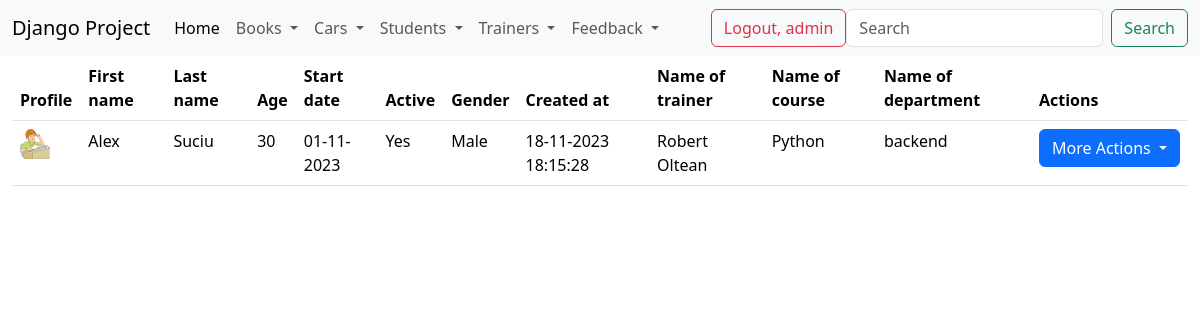
The page /list_of_students/ (signed in) on the database its author committed.
### student/models.py (models this page shows, shortened)
class Student(models.Model):
    gender_options = (
        ('male', 'Male'),
        ('female', 'Female')
    )
    first_name = models.CharField(max_length=30)
    last_name = models.CharField(max_length=30)
    age = models.IntegerField()
    email = models.EmailField(max_length=50)
    description = models.TextField(max_length=500)
    start_date = models.DateField()
    end_date = models.DateField()
    active = models.BooleanField(default=True)
    gender = models.CharField(choices=gender_options, max_length=6)
    trainer = models.ForeignKey(Trainer, on_delete=models.CASCADE, null=True)
    created_at = models.DateTimeField(auto_now_add=True)
    updated_at = models.DateTimeField(auto_now=True)
    profile = models.ImageField(upload_to='profiles/', null=True, blank=True)

### trainer/models.py (models this page shows, shortened)
class Trainer(models.Model):
    department_options = (
        ('backend', 'Backend'),
        ('frontend', 'Frontend'),
        ('network', 'Network')
    )
    first_name = models.CharField(max_length=20)
    last_name = models.CharField(max_length=20)
    course = models.CharField(max_length=40)
    email = models.EmailField(max_length=40)
    department = models.CharField(choices=department_options, max_length=8)
    active = models.BooleanField(default=True)
    profile = models.ImageField(upload_to='profiles/', null=True, blank=True)
    created_at = models.DateTimeField(auto_now_add=True)
    updated_at = models.DateTimeField(auto_now=True)
    def __str__(self):
        return f'{self.first_name} {self.last_name}'

### student/views.py (the view)
# urls.py: path('list_of_students/', views.StudentListView.as_view(), name='list-of-students'),
class StudentListView(LoginRequiredMixin, PermissionRequiredMixin, ListView):
    template_name = 'student/list_of_students.html'
    model = Student
    context_object_name = 'all_students'
    permission_required = 'student.view_list_of_students'

### templates/student/list_of_students.html (shortened to what this page needs)
{% extends 'base.html' %}
{% load static %}
{% block content %}
    <div class="container-fluid">
        <div class="row">
            <div class="col-md-12">
                <table class="table table-hover">
                    <thead>
                    <tr>
                        <th>Profile</th>
                        <th>First name</th>
                        <th>Last name</th>
                        <th>Age</th>
                        <th>Start date</th>
                        <th>Active</th>
                        <th>Gender</th>
                        <th>Created at</th>
                        <th>Name of trainer</th>
                        <th>Name of course</th>
                        <th>Name of department</th>
                        <th>Actions</th>
                    </tr>
                    </thead>
                    <tbody>
                    {% for student in all_students %}
                        <tr>
                            <td>
                                {% if student.profile %}
                                    <img src="{{ student.profile.url }}" width="30" height="30" alt="profile">
                                {% else %}
                                    <img src="{% static 'images/default_student_img.png' %}" width="30" height="30"
                                         alt="default-image">
                                {% endif %}
                            </td>
                            <td>{{ student.first_name }}</td>
                            <td>{{ student.last_name }}</td>
                            <td>{{ student.age }}</td>
                            <td>{{ student.start_date|date:"d-m-Y" }}</td>
                            <td>
                                {% if student.active %}
                                    Yes
                                {% else %}
                                    No
                                {% endif %}
                            </td>
                            <td>{{ student.gender|title }}</td>
                            <td>{{ student.created_at|date:"d-m-Y H:i:s" }}</td>
                            <td>
                                {% if student.trainer %}
                                    {{ student.trainer }}
                                {% else %}
                                    No trainer
                                {% endif %}
                            </td>
                            <td>
                                {% if student.trainer.course %}
                                    {{ student.trainer.course }}
                                {% else %}
                                    No course
                                {% endif %}
                            </td>
                            <td>
                                {% if student.trainer.department %}
                                    {{ student.trainer.department }}
                                {% else %}
                                    No department
                                {% endif %}
                            </td>
                            <td>
                                <div class="dropdown">
                                    <button class="btn btn-primary dropdown-toggle" type="button"
                                            data-bs-toggle="dropdown" aria-expanded="false">
                                        More Actions
                                    </button>
                                </div>
                            </td>
                        </tr>
                    {% endfor %}
                    </tbody>
                </table>
            </div>
        </div>
    </div>
{% endblock %}

### templates/navbar.html (shortened to what this page needs)
<nav class="navbar navbar-expand-lg bg-body-tertiary">
    <div class="container-fluid">
        <a class="navbar-brand" href="#">Django Project</a>
        <div class="collapse navbar-collapse" id="navbarSupportedContent">
            <ul class="navbar-nav me-auto mb-2 mb-lg-0">
                <li class="nav-item">
                    <a class="nav-link active" aria-current="page" href="{% url 'home' %}">Home</a>
                </li>
                {% if user.is_authenticated %}
                    <li class="nav-item dropdown">
                        <a class="nav-link dropdown-toggle" href="#" role="button" data-bs-toggle="dropdown"
                           aria-expanded="false">
                            Books
                        </a>
                    </li>
                    <li class="nav-item dropdown">
                        <a class="nav-link dropdown-toggle" href="#" role="button" data-bs-toggle="dropdown"
                           aria-expanded="false">
                            Cars
                        </a>
                    </li>
                    <li class="nav-item dropdown">
                        <a class="nav-link dropdown-toggle" href="#" role="button" data-bs-toggle="dropdown"
                           aria-expanded="false">
                            Students
                        </a>
                    </li>
                    <li class="nav-item dropdown">
                        <a class="nav-link dropdown-toggle" href="#" role="button" data-bs-toggle="dropdown"
                           aria-expanded="false">
                            Trainers
                        </a>
                    </li>
                    <li class="nav-item dropdown">
                        <a class="nav-link dropdown-toggle" href="#" role="button" data-bs-toggle="dropdown"
                           aria-expanded="false">
                            Feedback
                        </a>
                    </li>
                {% endif %}
            </ul>
            {% if user.is_authenticated %}
                <div>
                    <a href="{% url 'logout' %}" class="btn btn-outline-danger">Logout, {{ user.username }}</a>
                </div>
            {% else %}
                <div>
                    <a href="{% url 'login' %}" class="btn btn-outline-success">Login</a>
                    <a href="{% url 'signup' %}" class="btn btn-outline-secondary">Sign Up</a>
                </div>
            {% endif %}
            <form class="d-flex" role="search">
                <input class="form-control me-2" type="search" placeholder="Search" aria-label="Search">
                <button class="btn btn-outline-success" type="submit">Search</button>
            </form>
        </div>
    </div>
</nav>

### rows shown on the page
Student: first_name "Alex", last_name "Suciu", age "30", start_date "01-11-2023", active "Yes", gender "Male", created_at "18-11-2023 18:15:28", trainer "Robert Oltean", trainer.course "Python", trainer.department "backend"

### other values the page prints
{{ user.username }} "admin"
